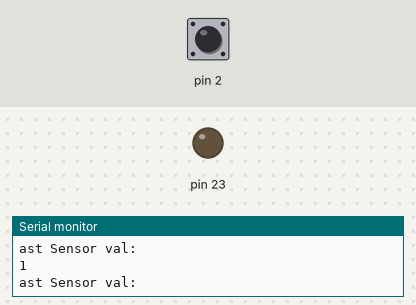
The sketch below on a simulated Arduino Mega 2560, built with avr-gcc and run on an emulated ATmega2560. Parts: output pins drawn as LEDs (lit = HIGH), the last lines printed to the serial monitor. Dashed ring = blinking. The test bench sets the inputs (shaded band); at power-on: pin 2 HIGH.

Above: at 1.2 s.
1.3 s: pin 2 pulled LOW for 0.15 s
At 2.0 s:
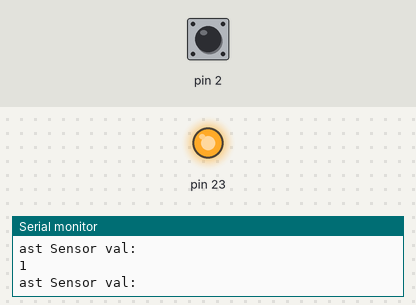
2.9 s: pin 2 pulled LOW for 1 s
At 3.2 s:
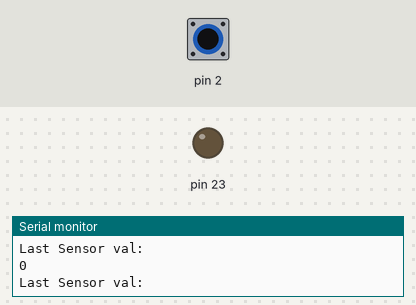
6.9 s: pin 2 pulsed LOW 5 times (0.12 s each, 0.3 s apart)
At 7.08 s:
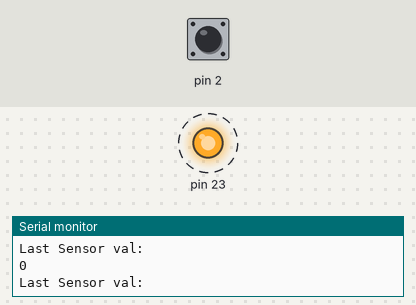
11.4 s: pin 2 driven LOW
At 12.2 s:
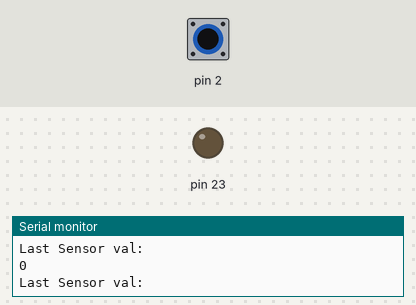
Timing chart, 0 to 14.4 s (numbered marks = the images above; inputs shaded):
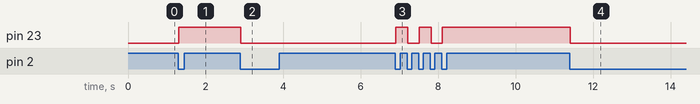

The sketch:

Opdracht_2.ino
```cpp
bool switcher = 0;
int lastsensorVal = 0;

void setup() {
  //start serial connection
  Serial.begin(9600);
  //configure pin 2 as an input and enable the internal pull-up resistor
  pinMode(2, INPUT_PULLUP);
  pinMode(23, OUTPUT);

}

void loop() {
  //read the pushbutton value into a variable
  int sensorVal = digitalRead(2);
  //print out the value of the pushbutton
  Serial.println(sensorVal);


  if (sensorVal == 0 && lastsensorVal == 1) {
    switcher = !switcher;
  }


  if (switcher == 0) {
    digitalWrite(23, LOW);
  } else {
    digitalWrite(23, HIGH);
  }


  lastsensorVal = sensorVal;
  Serial.println("Last Sensor val: " + lastsensorVal);
//  delay(5);
}
```

Measured:
- after the input at 1.3 s, pin 23: LOW → HIGH at once
- after the input at 2.9 s, pin 23: HIGH → LOW at once
- after the input at 6.9 s, pin 23: alternates HIGH for 0.31 s and LOW for 0.29 s, 5 changes in all, then stays HIGH, starting at once
- after the input at 11.4 s, pin 23: HIGH → LOW at once
